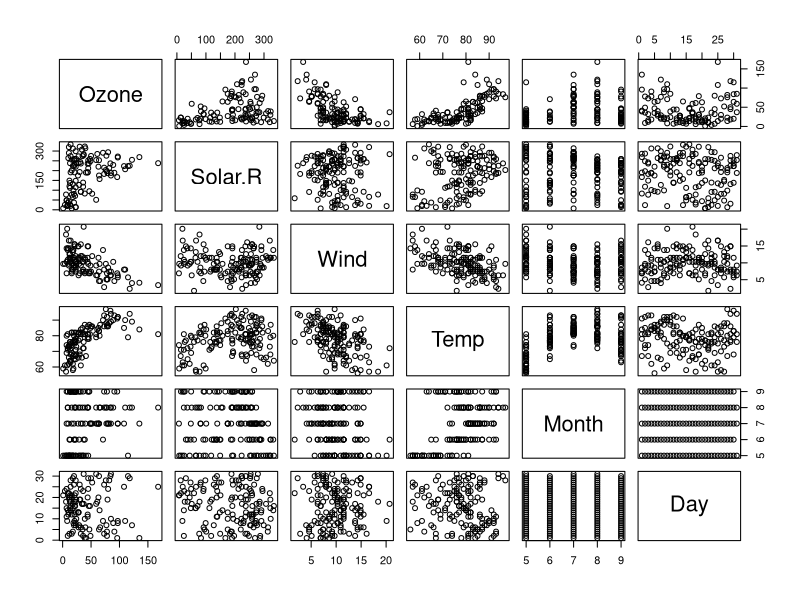

The R script that drew this image:
## ---- chunk 1
library(datasets)
data(airquality)
summary(airquality)
## ---- chunk 2
pairs(airquality)
## ---- chunk 3
fit <- lm(Ozone ~ Solar.R + Wind + Temp, data = airquality)
summary(fit)
